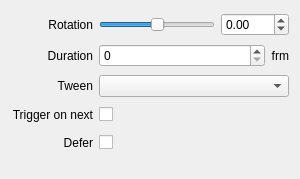
<?xml version="1.0" encoding="UTF-8"?>
<ui version="4.0">
 <class>InspectorRotationWidget</class>
 <widget class="QWidget" name="InspectorRotationWidget">
  <property name="geometry">
   <rect>
    <x>0</x>
    <y>0</y>
    <width>300</width>
    <height>179</height>
   </rect>
  </property>
  <property name="sizePolicy">
   <sizepolicy hsizetype="Expanding" vsizetype="Preferred">
    <horstretch>0</horstretch>
    <verstretch>0</verstretch>
   </sizepolicy>
  </property>
  <layout class="QGridLayout" name="gridLayout">
   <property name="bottomMargin">
    <number>20</number>
   </property>
   <item row="1" column="1">
    <widget class="QSpinBox" name="spinBoxTransitionDuration">
     <property name="sizePolicy">
      <sizepolicy hsizetype="Expanding" vsizetype="Fixed">
       <horstretch>0</horstretch>
       <verstretch>0</verstretch>
      </sizepolicy>
     </property>
     <property name="maximum">
      <number>999</number>
     </property>
    </widget>
   </item>
   <item row="3" column="0">
    <widget class="QLabel" name="labelTriggerOnNext">
     <property name="text">
      <string>Trigger on next</string>
     </property>
     <property name="alignment">
      <set>Qt::AlignRight|Qt::AlignTrailing|Qt::AlignVCenter</set>
     </property>
    </widget>
   </item>
   <item row="2" column="1" colspan="2">
    <widget class="QComboBox" name="comboBoxTween">
     <property name="sizePolicy">
      <sizepolicy hsizetype="Expanding" vsizetype="Fixed">
       <horstretch>0</horstretch>
       <verstretch>0</verstretch>
      </sizepolicy>
     </property>
    </widget>
   </item>
   <item row="4" column="1" colspan="2">
    <layout class="QHBoxLayout" name="horizontalLayoutDefer">
     <item>
      <widget class="QCheckBox" name="checkBoxDefer">
       <property name="layoutDirection">
        <enum>Qt::RightToLeft</enum>
       </property>
       <property name="text">
        <string/>
       </property>
      </widget>
     </item>
     <item>
      <spacer name="horizontalSpacerDefer2">
       <property name="orientation">
        <enum>Qt::Horizontal</enum>
       </property>
       <property name="sizeHint" stdset="0">
        <size>
         <width>40</width>
         <height>20</height>
        </size>
       </property>
      </spacer>
     </item>
    </layout>
   </item>
   <item row="4" column="0">
    <widget class="QLabel" name="labelDefer">
     <property name="text">
      <string>Defer</string>
     </property>
     <property name="alignment">
      <set>Qt::AlignRight|Qt::AlignTrailing|Qt::AlignVCenter</set>
     </property>
    </widget>
   </item>
   <item row="2" column="0">
    <widget class="QLabel" name="labelTween">
     <property name="text">
      <string>Tween</string>
     </property>
     <property name="alignment">
      <set>Qt::AlignRight|Qt::AlignTrailing|Qt::AlignVCenter</set>
     </property>
    </widget>
   </item>
   <item row="0" column="1" colspan="2">
    <layout class="QHBoxLayout" name="horizontalLayoutRotation">
     <item>
      <widget class="QSlider" name="sliderRotation">
       <property name="minimum">
        <number>-36000</number>
       </property>
       <property name="maximum">
        <number>36000</number>
       </property>
       <property name="singleStep">
        <number>100</number>
       </property>
       <property name="pageStep">
        <number>1000</number>
       </property>
       <property name="orientation">
        <enum>Qt::Horizontal</enum>
       </property>
      </widget>
     </item>
     <item>
      <widget class="QDoubleSpinBox" name="doubleSpinBoxRotation">
       <property name="minimum">
        <double>-360.000000000000000</double>
       </property>
       <property name="maximum">
        <double>360.000000000000000</double>
       </property>
      </widget>
     </item>
    </layout>
   </item>
   <item row="3" column="1" colspan="2">
    <layout class="QHBoxLayout" name="horizontalLayoutTriggerOnNext">
     <item>
      <widget class="QCheckBox" name="checkBoxTriggerOnNext">
       <property name="layoutDirection">
        <enum>Qt::RightToLeft</enum>
       </property>
       <property name="text">
        <string/>
       </property>
      </widget>
     </item>
     <item>
      <spacer name="horizontalSpacerTriggerOnNext2">
       <property name="orientation">
        <enum>Qt::Horizontal</enum>
       </property>
       <property name="sizeHint" stdset="0">
        <size>
         <width>40</width>
         <height>20</height>
        </size>
       </property>
      </spacer>
     </item>
    </layout>
   </item>
   <item row="1" column="2">
    <widget class="QLabel" name="labelFrm1">
     <property name="text">
      <string>frm</string>
     </property>
     <property name="alignment">
      <set>Qt::AlignRight|Qt::AlignTrailing|Qt::AlignVCenter</set>
     </property>
    </widget>
   </item>
   <item row="0" column="0">
    <widget class="QLabel" name="labelRotation">
     <property name="text">
      <string>Rotation</string>
     </property>
     <property name="alignment">
      <set>Qt::AlignRight|Qt::AlignTrailing|Qt::AlignVCenter</set>
     </property>
    </widget>
   </item>
   <item row="1" column="0">
    <widget class="QLabel" name="labelTransitionDuration">
     <property name="text">
      <string>Duration</string>
     </property>
     <property name="alignment">
      <set>Qt::AlignRight|Qt::AlignTrailing|Qt::AlignVCenter</set>
     </property>
    </widget>
   </item>
  </layout>
 </widget>
 <tabstops>
  <tabstop>sliderRotation</tabstop>
  <tabstop>doubleSpinBoxRotation</tabstop>
  <tabstop>spinBoxTransitionDuration</tabstop>
  <tabstop>comboBoxTween</tabstop>
  <tabstop>checkBoxTriggerOnNext</tabstop>
  <tabstop>checkBoxDefer</tabstop>
 </tabstops>
 <resources/>
 <connections>
  <connection>
   <sender>spinBoxTransitionDuration</sender>
   <signal>valueChanged(int)</signal>
   <receiver>InspectorRotationWidget</receiver>
   <slot>transitionDurationChanged(int)</slot>
   <hints>
    <hint type="sourcelabel">
     <x>177</x>
     <y>57</y>
    </hint>
    <hint type="destinationlabel">
     <x>209</x>
     <y>130</y>
    </hint>
   </hints>
  </connection>
  <connection>
   <sender>comboBoxTween</sender>
   <signal>currentIndexChanged(QString)</signal>
   <receiver>InspectorRotationWidget</receiver>
   <slot>tweenChanged(QString)</slot>
   <hints>
    <hint type="sourcelabel">
     <x>196</x>
     <y>85</y>
    </hint>
    <hint type="destinationlabel">
     <x>209</x>
     <y>139</y>
    </hint>
   </hints>
  </connection>
  <connection>
   <sender>sliderRotation</sender>
   <signal>valueChanged(int)</signal>
   <receiver>InspectorRotationWidget</receiver>
   <slot>sliderRotationChanged(int)</slot>
   <hints>
    <hint type="sourcelabel">
     <x>118</x>
     <y>14</y>
    </hint>
    <hint type="destinationlabel">
     <x>2</x>
     <y>13</y>
    </hint>
   </hints>
  </connection>
  <connection>
   <sender>checkBoxDefer</sender>
   <signal>stateChanged(int)</signal>
   <receiver>InspectorRotationWidget</receiver>
   <slot>deferChanged(int)</slot>
   <hints>
    <hint type="sourcelabel">
     <x>114</x>
     <y>137</y>
    </hint>
    <hint type="destinationlabel">
     <x>209</x>
     <y>111</y>
    </hint>
   </hints>
  </connection>
  <connection>
   <sender>checkBoxTriggerOnNext</sender>
   <signal>stateChanged(int)</signal>
   <receiver>InspectorRotationWidget</receiver>
   <slot>triggerOnNextChanged(int)</slot>
   <hints>
    <hint type="sourcelabel">
     <x>109</x>
     <y>109</y>
    </hint>
    <hint type="destinationlabel">
     <x>216</x>
     <y>92</y>
    </hint>
   </hints>
  </connection>
  <connection>
   <sender>doubleSpinBoxRotation</sender>
   <signal>valueChanged(double)</signal>
   <receiver>InspectorRotationWidget</receiver>
   <slot>doubleSpinBoxRotationChanged(double)</slot>
   <hints>
    <hint type="sourcelabel">
     <x>160</x>
     <y>21</y>
    </hint>
    <hint type="destinationlabel">
     <x>215</x>
     <y>19</y>
    </hint>
   </hints>
  </connection>
 </connections>
 <slots>
  <slot>sliderRotationChanged(int)</slot>
  <slot>tweenChanged(QString)</slot>
  <slot>transitionDurationChanged(int)</slot>
  <slot>doubleSpinBoxRotationChanged(double)</slot>
  <slot>deferChanged(int)</slot>
  <slot>triggerOnNextChanged(int)</slot>
 </slots>
</ui>
